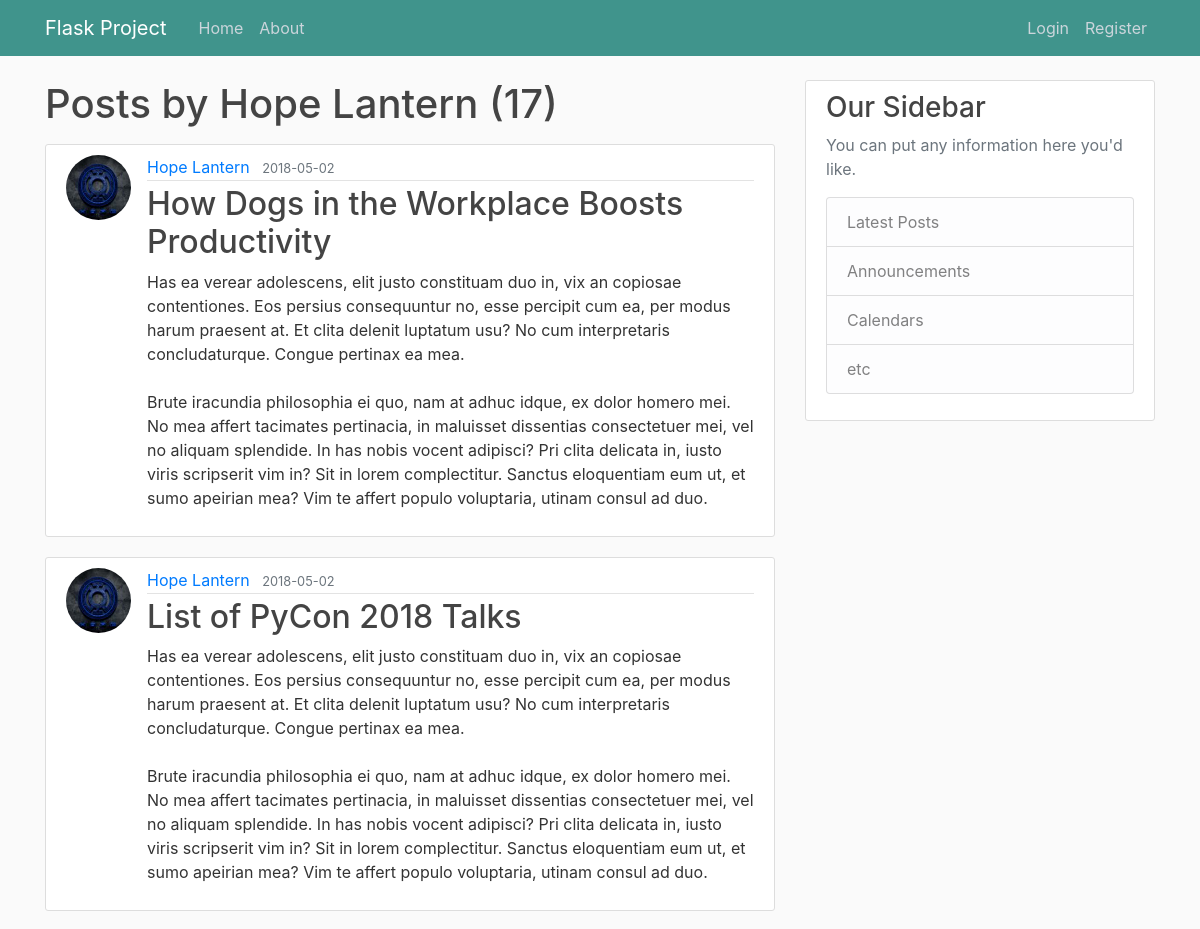
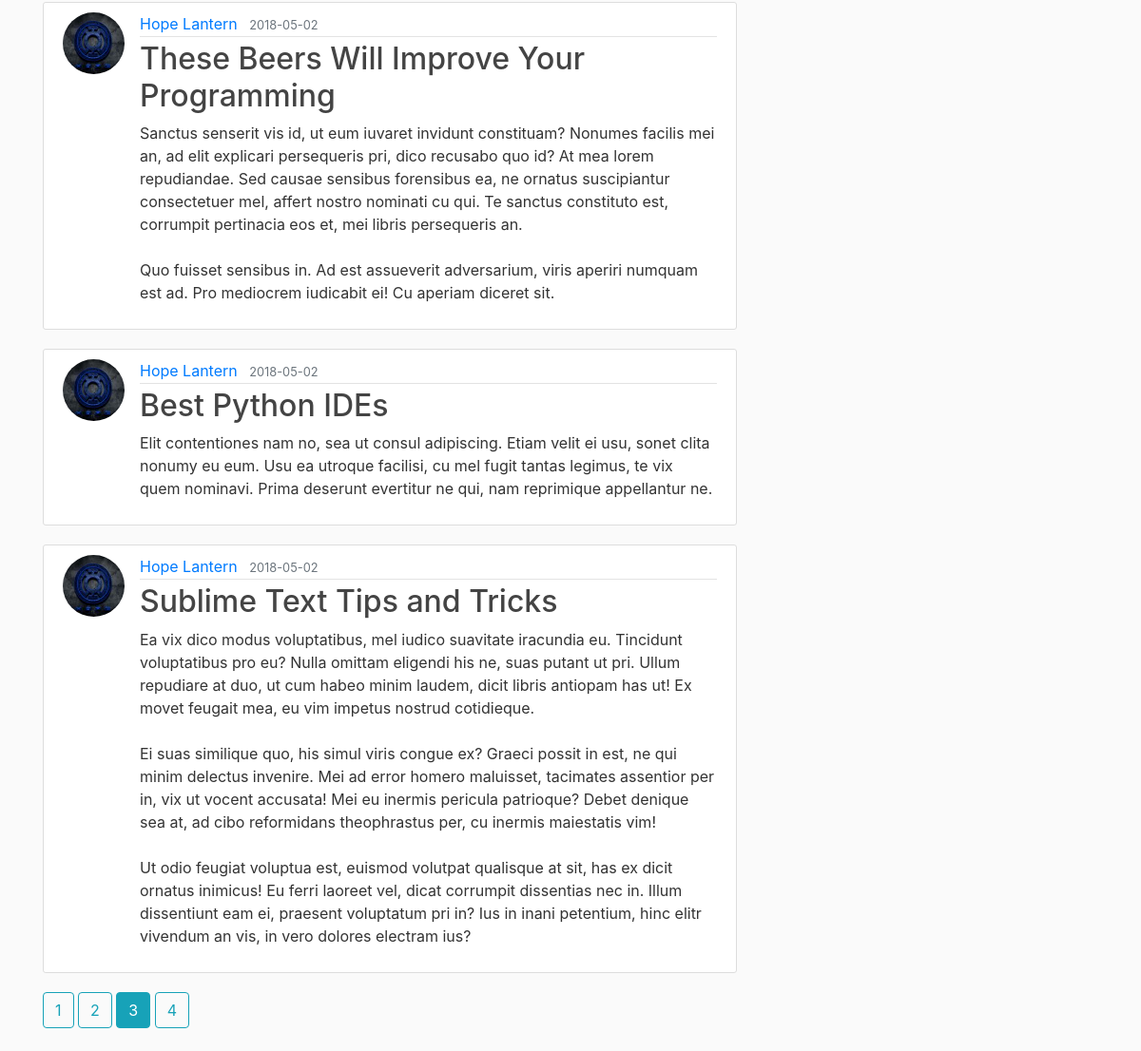
/user/Hope Lantern?page=3, run on the app's committed database (2 pictures, top to bottom).
### flaskproject/models.py (models this page shows, shortened)
class User(db.Model, UserMixin):
    id = db.Column(db.Integer, primary_key=True)
    username = db.Column(db.String(20), unique=True, nullable=False)
    email = db.Column(db.String(120), unique=True, nullable=False)
    image_file = db.Column(db.String(20), nullable=False,
                           default='default.jpg')
    password = db.Column(db.String(20), nullable=False)
    posts = db.relationship('Post', backref='author', lazy=True)

class Post(db.Model):
    id = db.Column(db.Integer, primary_key=True)
    title = db.Column(db.String(100), nullable=False)
    date_posted = db.Column(db.DateTime, nullable=False,
                            default=datetime.utcnow)
    content = db.Column(db.Text, nullable=False)
    user_id = db.Column(db.Integer, db.ForeignKey('user.id'), nullable=False)

### flaskproject/routes.py (the view)
@app.route("/user/<string:username>")
@app.route("/home")
def user_posts(username):
    page = request.args.get('page', 1, type=int)
    user = User.query.filter_by(username=username).first_or_404()
    posts = Post.query.filter_by(author=user).order_by(
        Post.date_posted.desc()).paginate(page=page, per_page=5)
    return render_template('user_posts.html', posts=posts, user=user)

### flaskproject/templates/user_posts.html
{% extends 'layout.html' %}
{% block content %}
  <h1 class="mb-3">Posts by {{ user.username }} ({{posts.total}})</h1>
    {% for post in posts.items %}
        <article class="media content-section">
          <img class="rounded-circle article-img" src="{{ url_for('static',filename='profile_pics/' + post.author.image_file) }}">
          <div class="media-body">
            <div class="article-metadata">
              <a class="mr-2" href="{{ url_for('user_posts', username=post.author.username) }}">{{ post.author.username }}</a>
              <small class="text-muted">{{ post.date_posted.strftime('%Y-%m-%d') }}</small>
            </div>
            <h2><a class="article-title" href="{{ url_for('post', post_id=post.id) }}">{{ post.title }}</a></h2>
            <p class="article-content">{{ post.content }}</p>
          </div>
        </article>
    {% endfor %}
    {% for page_num in posts.iter_pages(left_edge=1, right_edge=1, left_current=1, right_current=2) %}
        {% if page_num %}
          {% if posts.page == page_num %}
            <a class="btn btn-info mb-4" href="{{ url_for('user_posts', username=user.username ,page=page_num) }}"> {{ page_num }} </a>
          {% else %}
             <a class="btn btn-outline-info mb-4" href="{{ url_for('user_posts', username=user.username ,page=page_num) }}"> {{ page_num }} </a>
          {% endif %}
        {% else %}
          ...
        {% endif %}
    {% endfor %}
{% endblock content %}

### flaskproject/static/main.css (style rules this page uses)
body { background: #fafafa; color: #333333; margin-top: 5rem; }
h1, h2, h3, h4, h5, h6 { color: #444444; }
.content-section { background: #ffffff; padding: 10px 20px; border: 1px solid #dddddd ; border-radius: 3px; margin-bottom: 20px; }
.article-title { color: #444444; }
.article-content { white-space: pre-line; }
.article-img { height: 65px; width: 65px; margin-right: 16px; }
.article-metadata { padding-bottom: 1px; margin-bottom: 4px; border-bottom: 1px solid #e3e3e3 }

### data on the page
User: username "Hope Lantern"
Post: image_file (picture), author.username "Hope Lantern", date_posted "2018-05-02", title "How Dogs in the Workplace Boosts Productivity", content "Has ea verear adolescens, elit justo constituam duo in, vix an copiosae contentiones. Eos persius consequuntur no, esse percipit cum ea, per modus harum praesent at. Et clita delenit luptatum usu? No cum interpretaris concludaturque. Congue pertinax ea mea. Brute iracundia philosophia ei quo, nam at adhuc idque, ex dolor homero mei. No mea affert tacimates pertinacia, in maluisset dissentias consectetuer mei, vel no aliquam splendide. In has nobis vocent adipisci? Pri clita delicata in, iusto viris scripserit vim in? Sit in lorem complectitur. Sanctus eloquentiam eum ut, et sumo apeirian mea? Vim te affert populo voluptaria, utinam consul ad duo."
Post: image_file (picture), author.username "Hope Lantern", date_posted "2018-05-02", title "List of PyCon 2018 Talks", content "Has ea verear adolescens, elit justo constituam duo in, vix an copiosae contentiones. Eos persius consequuntur no, esse percipit cum ea, per modus harum praesent at. Et clita delenit luptatum usu? No cum interpretaris concludaturque. Congue pertinax ea mea. Brute iracundia philosophia ei quo, nam at adhuc idque, ex dolor homero mei. No mea affert tacimates pertinacia, in maluisset dissentias consectetuer mei, vel no aliquam splendide. In has nobis vocent adipisci? Pri clita delicata in, iusto viris scripserit vim in? Sit in lorem complectitur. Sanctus eloquentiam eum ut, et sumo apeirian mea? Vim te affert populo voluptaria, utinam consul ad duo."
Post: image_file (picture), author.username "Hope Lantern", date_posted "2018-05-02", title "These Beers Will Improve Your Programming", content "Sanctus senserit vis id, ut eum iuvaret invidunt constituam? Nonumes facilis mei an, ad elit explicari persequeris pri, dico recusabo quo id? At mea lorem repudiandae. Sed causae sensibus forensibus ea, ne ornatus suscipiantur consectetuer mel, affert nostro nominati cu qui. Te sanctus constituto est, corrumpit pertinacia eos et, mei libris persequeris an. Quo fuisset sensibus in. Ad est assueverit adversarium, viris aperiri numquam est ad. Pro mediocrem iudicabit ei! Cu aperiam diceret sit."
Post: image_file (picture), author.username "Hope Lantern", date_posted "2018-05-02", title "Best Python IDEs", content "Elit contentiones nam no, sea ut consul adipiscing. Etiam velit ei usu, sonet clita nonumy eu eum. Usu ea utroque facilisi, cu mel fugit tantas legimus, te vix quem nominavi. Prima deserunt evertitur ne qui, nam reprimique appellantur ne."
Post: image_file (picture), author.username "Hope Lantern", date_posted "2018-05-02", title "Sublime Text Tips and Tricks", content "Ea vix dico modus voluptatibus, mel iudico suavitate iracundia eu. Tincidunt voluptatibus pro eu? Nulla omittam eligendi his ne, suas putant ut pri. Ullum repudiare at duo, ut cum habeo minim laudem, dicit libris antiopam has ut! Ex movet feugait mea, eu vim impetus nostrud cotidieque. Ei suas similique quo, his simul viris congue ex? Graeci possit in est, ne qui minim delectus invenire. Mei ad error homero maluisset, tacimates assentior per in, vix ut vocent accusata! Mei eu inermis pericula patrioque? Debet denique sea at, ad cibo reformidans theophrastus per, cu inermis maiestatis vim! Ut odio feugiat voluptua est, euismod volutpat qualisque at sit, has ex dicit ornatus inimicus! Eu…"

### other printed values
{{ posts.total }} "17"
{{ page_num }} "1" "2" "4"
{{ page_num }} "3"
